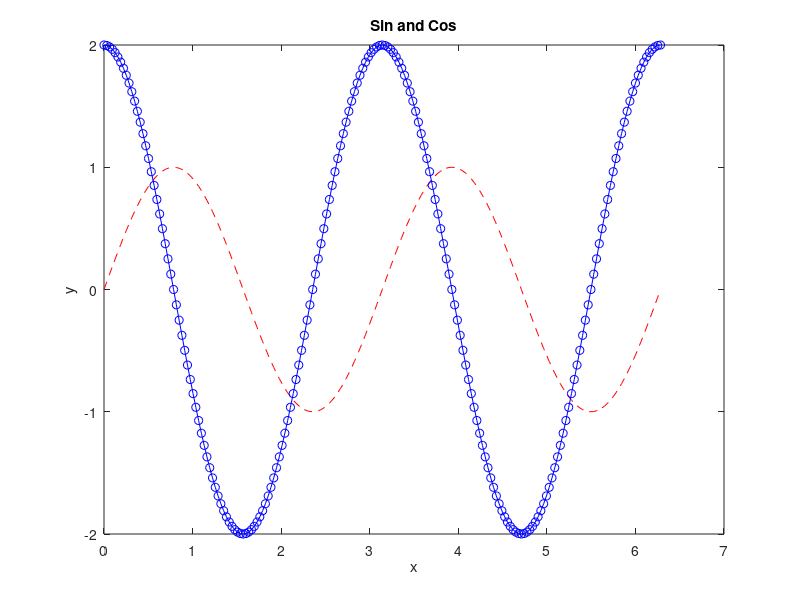

MATLAB code to generate this figure:
% MEGN200: Matlab Assignment 1
% Brandon Ching
% 8/26/2021 and Version 1

%% Exercise 1
% clear
clc; clear;
close all;

% define graph data
x = 0:pi/100:2*pi;
y1 = sin(2*x);
y2 = 2*cos(2*x);

%Plot graph
plot(x, y1,'--r',x , y2, '-bo')
title('Sin and Cos')
xlabel('x')
ylabel('y')

%% Exercise 2

% clear
clc; clear;
close all;

% Ask user for inputs
year = input('Enter Birth Year:');
month = input('Enter Birth Month:', 's');
day = input('Enter Birth Day:');

% print user outputs
fprintf('My Birthday is %s %i, %i',month, day, year);

